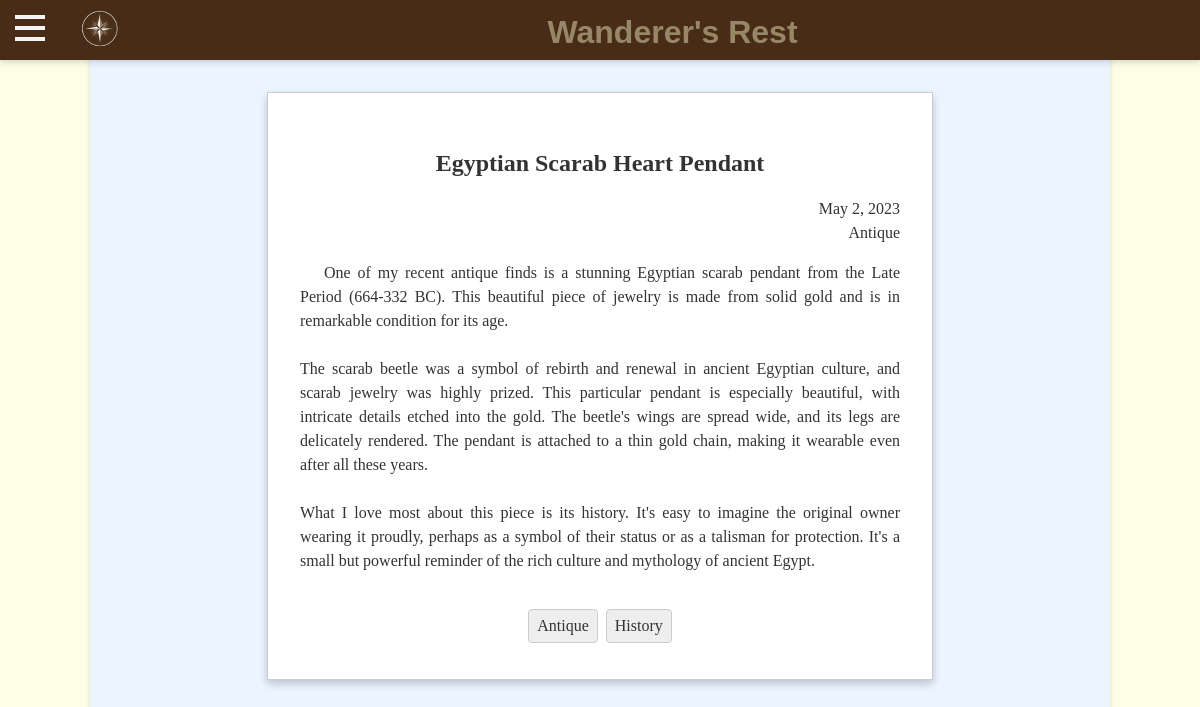
Page /post/6/ on the committed database.
### siteBase/models.py (models this page shows, shortened)
class Post(models.Model):
    blurb = models.TextField()
    body = models.TextField()
    date_made = models.DateField(auto_now_add=True)
    tags = models.ManyToManyField(Tag)

class Tag(models.Model):
    tag = models.CharField(max_length=50)
    metatag = models.CharField(max_length=50)

### siteBase/views.py (the view)
# urls.py: path('post/<int:post_id>/', views.view_post, name='view_post'),
def view_post(request, post_id):
    post = get_object_or_404(Post, pk=post_id)
    context = {'post': post}
    return render(request, 'postview.html', context)

### siteBase/templates/postview.html (shortened to what this page needs)
{% extends 'base.html' %}
{% load static %}
{% block extracss %}
<link rel="stylesheet" href="{% static 'css/post.css' %}">
{% endblock %}
{% block content %}
<div class="letter">
<h2>{{ post.blurb }}</h2>
<p class="date">{{ post.date_made }}</p>
<p class="date">
    {% for tag in post.tags.all %}
    {% if tag.metatag == 'Era' %}
   {{ tag.tag }}
{% endif %}
  {% endfor %}
</p>
<p class="body">{{ post.body|linebreaksbr  }}</p>
<ul class="tags">
  {% for tag in post.tags.all %}
    <li>{{ tag.tag }}</li>
  {% empty %}
    <li>No tags.</li>
  {% endfor %}
</ul>
</div>
{% endblock %}

### siteBase/static/css/base.css (style rules this page uses)
body { background-color: rgb(253, 255, 228); color: rgba(173, 162, 125, 0.781); font-family: Arial, sans-serif; display: flex; justify-content: center; align-items: center; min-height: 100vh; margin: 0; overflow-y: scroll; }

### siteBase/static/css/post.css (style rules this page uses)
body { background-image: url('https://cdn.pixabay.com/photo/2017/09/21/11/31/old-paper-2774261_1280.jpg'); background-size: cover; font-family: Georgia, serif; color: #333; margin: 0; }
h2 { font-weight: bold; margin-bottom: 1rem; text-align: center; color: #333; }
p.date { margin: 0px; text-align: right; }
p.body { margin-bottom: 2rem; text-align: justify; text-indent: 1.5rem; }
ul.tags { list-style: none; margin: 0; padding: 0; display: flex; flex-wrap: wrap; justify-content: center; }
ul.tags li { background-color: #eee; border: 1px solid #ccc; border-radius: 0.25rem; padding: 0.25rem 0.5rem; margin: 0.25rem; }
.letter { position: relative; margin: 2rem auto; padding: 2rem; max-width: 600px; background-color: #fff; border: 1px solid #ccc; box-shadow: 0 4px 8px rgba(0,0,0,0.2); font-family: Georgia, serif; line-height: 1.5; color: #333; }
.letter:before { content: ''; position: absolute; top: -1px; left: -1px; width: calc(100% + 2px); height: calc(100% + 2px); border: 1px solid #ccc; z-index: -1; }
.letter:after { content: ''; position: absolute; top: 2rem; right: 2rem; width: 80px; height: 80px; background-color: #fff; border: 1px solid #ccc; transform: rotate(45deg); z-index: -1; }

### rows in the picture
Post: blurb "Egyptian Scarab Heart Pendant", date_made "May 2, 2023", body "One of my recent antique finds is a stunning Egyptian scarab pendant from the Late Period (664-332 BC). This beautiful piece of jewelry is made from solid gold and is in remarkable condition for its age. The scarab beetle was a symbol of rebirth and renewal in ancient Egyptian culture, and scarab jewelry was highly prized. This particular pendant is especially beautiful, with intricate details etched into the gold. The beetle's wings are spread wide, and its legs are delicately rendered. The pendant is attached to a thin gold chain, making it wearable even after all these years. What I love most about this piece is its history. It's easy to imagine the original owner wearing it proudly,…"
Tag: tag "Antique"
Tag: tag "History"
